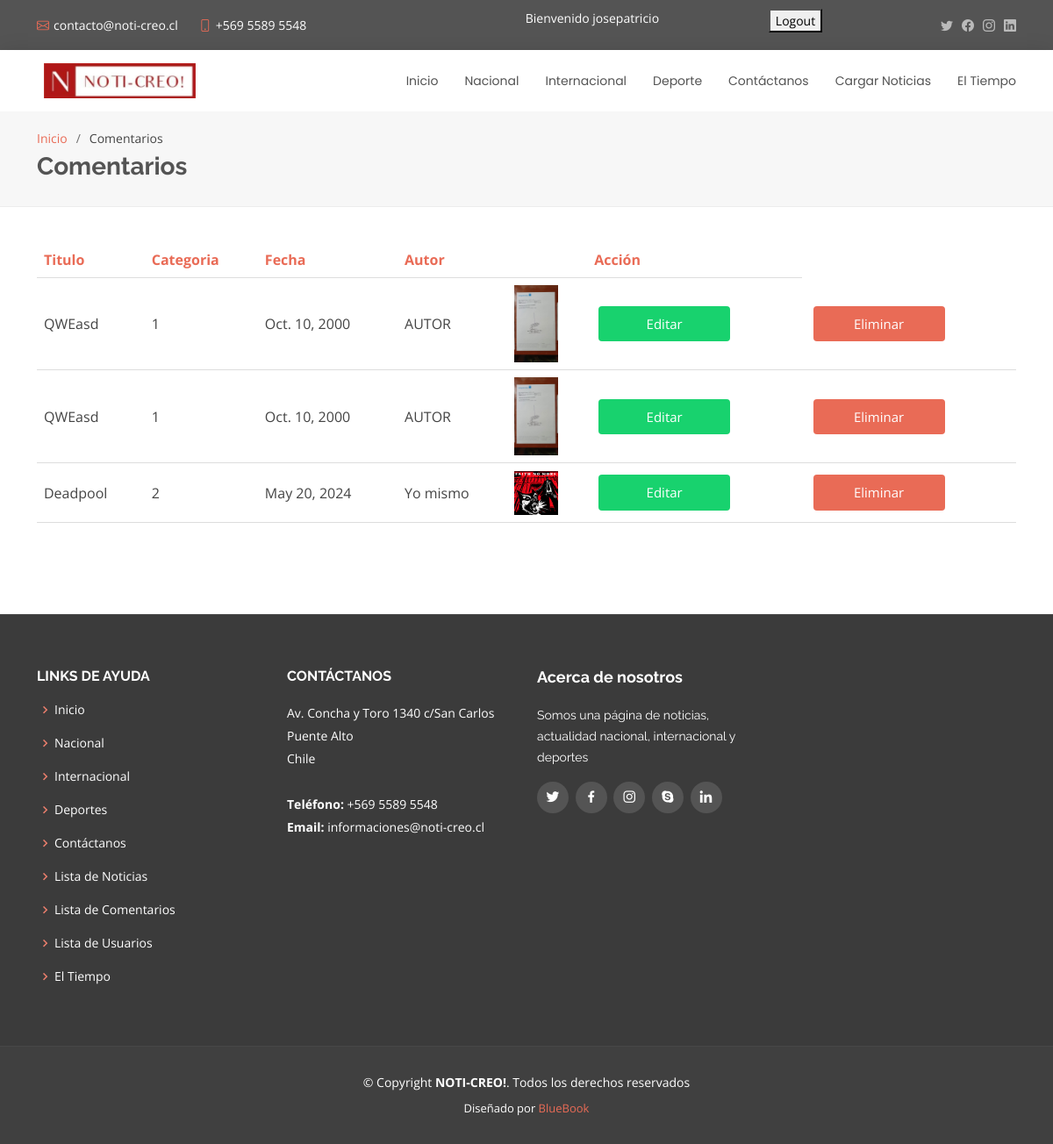
The app's page /listarNoticia (signed in) with its own data.
### core/models.py (models this page shows, shortened)
class Noticia(models.Model):
    TIPO_CATEGORIA = (
        (1, 'Nacional'),
        (2, 'Internacional'),
        (3, 'Deportes')
    )
    titulo = models.CharField(max_length=50)
    autor = models.CharField(max_length=50)
    fechaPubl = models.DateField()
    categoria = models.IntegerField(choices=TIPO_CATEGORIA)
    imagen = models.ImageField(upload_to='media/')
    contenido = models.TextField(max_length=250)

### core/views.py (the view)
# urls.py: path('listarNoticia', listarNoticia, name='listarNoticia'),
def listarNoticia(request):
    if 'usuario' in request.session:
        usuario = request.session['usuario']
        noticias = Noticia.objects.all()
        context = {
            'noticias' : noticias,
            'usuario': usuario
        }
        return render(request, 'core/listarNoticia.html', context)
    return HttpResponseRedirect('/accounts/login/')

### core/templates/core/listarNoticia.html (shortened to what this page needs)
{% load static %}
<!DOCTYPE html>
<html lang="en">
<head>
  <link href="{% static 'vendor/animate.css/animate.min.css'%}" rel="stylesheet">
  <link href="{% static 'vendor/bootstrap/css/bootstrap.min.css'%}" rel="stylesheet">
  <link href="{% static 'vendor/bootstrap-icons/bootstrap-icons.css'%}" rel="stylesheet">
  <link href="{% static 'vendor/boxicons/css/boxicons.min.css'%}" rel="stylesheet">
  <link href="{% static 'vendor/glightbox/css/glightbox.min.css'%}" rel="stylesheet">
  <link href="{% static 'vendor/swiper/swiper-bundle.min.css'%}" rel="stylesheet">
  <link href="{% static 'css/style.css'%}" rel="stylesheet">
  <link href="{% static 'css/table.css'%}" rel="stylesheet">
</head>
<body>
  <section id="topbar" class="d-flex align-items-center">
    <div class="container d-flex justify-content-center justify-content-md-between">
      <div class="contact-info d-flex align-items-center">
        <i class="bi bi-envelope d-flex align-items-center"><a href="https://www.gmail.com/">contacto@noti-creo.cl</a></i>
        <i class="bi bi-phone d-flex align-items-center ms-4"><span>+569 5589 5548</span></i>
      </div>
      <br>
      {% if usuario %}
        <p style="color:white;"> Bienvenido {{ usuario }} </p>
      <form action="{% url 'logout' %}" method="post">
        <button type="submit">Logout</button>
      </form>
      {% endif %}
      <div class="social-links d-none d-md-flex align-items-center">
        <a href="#" class="twitter"><i class="bi bi-twitter"></i></a>
        <a href="#" class="facebook"><i class="bi bi-facebook"></i></a>
        <a href="#" class="instagram"><i class="bi bi-instagram"></i></a>
        <a href="#" class="linkedin"><i class="bi bi-linkedin"></i></a>
      </div>
    </div>
  </section>
  <header id="header" class="d-flex align-items-center">
    <div class="container d-flex justify-content-between align-items-center">
      <div class="logo">
        <h1><img src="{% static 'img/logoNoti.jpeg'%}" alt=""></h1>
      </div>
      <nav id="navbar" class="navbar">
        <ul>
            <li><a href="{% url 'inicio'%}">Inicio</a></li>
            <li><a href="{% url 'nacional'%}">Nacional</a></li>
            <li><a href="{% url 'internacional'%}">Internacional</a></li>
            <li><a href="{% url 'deporte'%}">Deporte</a></li>
            <li><a href="{% url 'contactoForm'%}">Contáctanos</a></li>
            <li><a href="{% url 'cargaNoticia'%}">Cargar Noticias</a></li>
            <li><a href="{% url 'clima'%}">El Tiempo</a></li>
        </ul>
      </nav>
    </div>
  </header>
  <main id="main">
    <section id="breadcrumbs" class="breadcrumbs">
      <div class="container">
        <ol>
          <li><a href="{% url 'inicio'%}">Inicio</a></li>
          <li>Comentarios</li>
        </ol>
        <h2>Comentarios</h2>
      </div>
    </section>
    <section id="contact" class="contact">
      <div class="container">
        <table>
          <tr>
            <th>Titulo</th>
            <th>Categoria</th>
            <th>Fecha</th>
            <th>Autor</th>
            <th></th>
            <th>Acción</th>
          </tr>
          {% for noticia in noticias %}
          <tr>
            <td>{{noticia.titulo}}</td>
            <td>{{noticia.categoria}}</td>
            <td>{{noticia.fechaPubl}}</td>
            <td>{{noticia.autor}}</td>
            <td><img src="{{noticia.imagen}}" style="width: 50px" /></td>
            <td><a href="/editarNoticia/{{noticia.id}}" class="button1" style="vertical-align:middle"><span>Editar </span></a></td>
            <td><a href="{% url 'eliminarNoticia' pk=noticia.id %}" class="button" style="vertical-align:middle"><span>Eliminar </span></a></td>
          </tr>
          {% endfor %}
        </table>
        <br>
      </div>
    </section>
  </main>
  <footer id="footer">
    <div class="footer-top">
      <div class="container">
        <div class="row">
          <div class="col-lg-3 col-md-6 footer-links">
            <h4>Links de ayuda</h4>
            <ul>
                <li><i class="bx bx-chevron-right"></i> <a href="{% url 'inicio'%}">Inicio</a></li>
                <li><i class="bx bx-chevron-right"></i> <a href="{% url 'nacional'%}">Nacional</a></li>
                <li><i class="bx bx-chevron-right"></i> <a href="{% url 'internacional'%}">Internacional</a></li>
                <li><i class="bx bx-chevron-right"></i> <a href="{% url 'deporte'%}">Deportes</a></li>
                <li><i class="bx bx-chevron-right"></i> <a href="{% url 'contactoForm'%}">Contáctanos</a></li>
                <li><i class="bx bx-chevron-right"></i> <a href="{% url 'listarNoticia'%}">Lista de Noticias</a></li>
                <li><i class="bx bx-chevron-right"></i> <a href="{% url 'listarComentario'%}">Lista de Comentarios</a></li>
                <li><i class="bx bx-chevron-right"></i> <a href="{% url 'listarUsuario'%}">Lista de Usuarios</a></li>
                <li><i class="bx bx-chevron-right"></i> <a href="{% url 'clima'%}">El Tiempo</a></li>
            </ul>
          </div>
          <div class="col-lg-3 col-md-6 footer-contact">
            <h4>Contáctanos</h4>
            <p>
              Av. Concha y Toro 1340 c/San Carlos
              Puente Alto<br>
              Chile <br><br>
              <strong>Teléfono:</strong> +569 5589 5548<br>
              <strong>Email:</strong> informaciones@noti-creo.cl<br>
            </p>
          </div>
          <div class="col-lg-3 col-md-6 footer-info">
            <h3>Acerca de nosotros</h3>
            <p>Somos una página de noticias, actualidad nacional, internacional y deportes</p>
            <div class="social-links mt-3">
              <a href="#" class="twitter"><i class="bx bxl-twitter"></i></a>
              <a href="#" class="facebook"><i class="bx bxl-facebook"></i></a>
              <a href="#" class="instagram"><i class="bx bxl-instagram"></i></a>
              <a href="#" class="google-plus"><i class="bx bxl-skype"></i></a>
              <a href="#" class="linkedin"><i class="bx bxl-linkedin"></i></a>
            </div>
          </div>
        </div>
      </div>
    </div>
    <div class="container">
      <div class="copyright">
        &copy; Copyright <strong><span>NOTI-CREO!</span></strong>. Todos los derechos reservados
      </div>
      <div class="credits">
        Diseñado por <a href="https://bootstrapmade.com/">BlueBook</a>
      </div>
    </div>
  </footer>
</body>
</html>

### core/static/css/style.css (style rules this page uses)
body { font-family: "Open Sans", sans-serif; color: #444444; }
a { color: #e96b56; text-decoration: none; }
h1, h2, h3, h4, h5, h6 { font-family: "Raleway", sans-serif; }
#topbar { background: #545454; padding: 10px 0; font-size: 14px; }
#topbar .contact-info i { font-style: normal; color: #e96b56; }
#topbar .contact-info i a, #topbar .contact-info i span { padding-left: 5px; color: #fff; }
#topbar .contact-info i a { line-height: 0; transition: 0.3s; }
#topbar .social-links a { color: #bababa; line-height: 0; transition: 0.3s; margin-left: 10px; }
#header { height: 70px; transition: all 0.5s; z-index: 997; transition: all 0.5s; background: #fff; box-shadow: 0px 0px 20px 0px rgba(0, 0, 0, 0.1); }
#header .logo h1 { font-size: 26px; padding: 0 0 0 8px; margin: 11px 0; line-height: 1; font-weight: 700; letter-spacing: 1px; text-transform: uppercase; font-family: "Poppins", sans-serif; }
#header .logo img { padding: 0; margin: 0; max-height: 40px; }
.navbar { padding: 0; }
.navbar ul { margin: 0; padding: 0; display: flex; list-style: none; align-items: center; }
.navbar li { position: relative; }
.navbar a, .navbar a:focus { display: flex; align-items: center; justify-content: space-between; padding: 10px 0 10px 30px; font-family: "Poppins", sans-serif; font-size: 14px; color: #545454; white-space: nowrap; transition: 0.3s; }
section { padding: 0 0 80px 0; }
.breadcrumbs { padding: 20px 0 20px 0; background: #f7f7f7; border-bottom: 1px solid #ededed; margin-bottom: 40px; }
.breadcrumbs h2 { font-size: 28px; font-weight: 700; color: #545454; }
.breadcrumbs ol { display: flex; flex-wrap: wrap; list-style: none; padding: 0 0 5px 0; margin: 0; font-size: 14px; }
.breadcrumbs ol li+li { padding-left: 10px; }
.breadcrumbs ol li+li::before { display: inline-block; padding-right: 10px; color: #6e6e6e; content: "/"; }
#footer { background: #404040; padding: 0 0 30px 0; color: #fff; font-size: 14px; }
#footer .footer-top { background: #3b3b3b; border-top: 1px solid #474747; border-bottom: 1px solid #474747; padding: 60px 0 30px 0; }
#footer .footer-top .footer-info { margin-bottom: 30px; }
#footer .footer-top .footer-info h3 { font-size: 18px; margin: 0 0 20px 0; padding: 2px 0 2px 0; line-height: 1; font-weight: 700; }
#footer .footer-top .footer-info p { font-size: 14px; line-height: 24px; margin-bottom: 0; font-family: "Raleway", sans-serif; color: #fff; }
#footer .footer-top .social-links a { font-size: 18px; display: inline-block; background: #545454; color: #fff; line-height: 1; padding: 8px 0; margin-right: 4px; border-radius: 50%; text-align: center; width: 36px; height: 36px; transition: 0.3s; }
#footer .footer-top h4 { font-size: 16px; font-weight: bold; color: #fff; text-transform: uppercase; position: relative; padding-bottom: 12px; }
#footer .footer-top .footer-links { margin-bottom: 30px; }
#footer .footer-top .footer-links ul { list-style: none; padding: 0; margin: 0; }
#footer .footer-top .footer-links ul i { padding-right: 2px; color: #ec7f6d; font-size: 18px; line-height: 1; }
#footer .footer-top .footer-links ul li { padding: 10px 0; display: flex; align-items: center; }
#footer .footer-top .footer-links ul li:first-child { padding-top: 0; }
#footer .footer-top .footer-links ul a { color: #fff; transition: 0.3s; display: inline-block; line-height: 1; }
#footer .footer-top .footer-contact { margin-bottom: 30px; }
#footer .footer-top .footer-contact p { line-height: 26px; }
#footer .copyright { text-align: center; padding-top: 30px; }
#footer .credits { padding-top: 10px; text-align: center; font-size: 13px; color: #fff; }

### core/static/css/table.css (style rules this page uses)
table { border-collapse: collapse; width: 100%; }
th { color: #e96b56; }
th, td { padding: 8px; text-align: left; border-bottom: 1px solid #DDD; }
.button { display: inline-block; border-radius: 4px; background-color: #e96b56; border: none; color: #FFFFFF; text-align: center; font-size: 15px; padding: 9px; width: 150px; transition: all 0.5s; cursor: pointer; margin: 5px; }
.button1 { display: inline-block; border-radius: 4px; background-color: #18d26e; border: none; color: #FFFFFF; text-align: center; font-size: 15px; padding: 9px; width: 150px; transition: all 0.5s; cursor: pointer; margin: 5px; }
.button span { cursor: pointer; display: inline-block; position: relative; transition: 0.5s; }
.button span:after { content: '\00bb'; position: absolute; opacity: 0; top: 0; right: -20px; transition: 0.5s; }

### records on screen
Noticia: titulo "QWEasd", categoria "1", fechaPubl "Oct. 10, 2000", autor "AUTOR", imagen (picture)
Noticia: titulo "QWEasd", categoria "1", fechaPubl "Oct. 10, 2000", autor "AUTOR", imagen (picture)
Noticia: titulo "Deadpool", categoria "2", fechaPubl "May 20, 2024", autor "Yo mismo", imagen (picture)

### other values on screen
{{ usuario }} "josepatricio"
